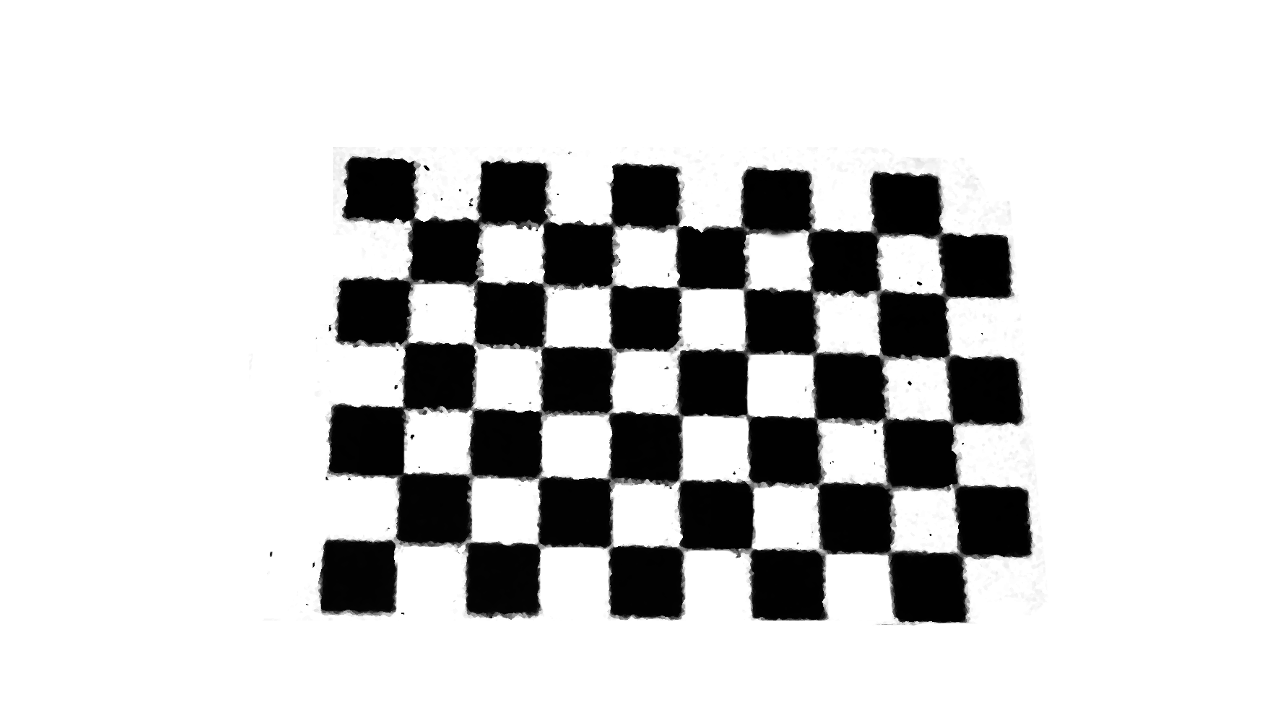
#> input picture calibrage-proj/match/1.png, 1280 x 720 px; its folder holds only this picture in this run
$ python calibrate.py   (Python 2 division)
#> lines starting #> are read from the running program, lines starting #| are printed output that depends on the picture; after the words box and inside, x2 and y2 are one past the last pixel; in counts of white or black regions, pixels touching at a corner belong together
#!/usr/bin/python

import numpy as np
import cv2
import glob

W, H = 9, 6

# termination criteria
criteria = (cv2.TERM_CRITERIA_EPS + cv2.TERM_CRITERIA_MAX_ITER, 30, 0.001)

# prepare object points, like (0,0,0), (1,0,0), (2,0,0) ....,(6,5,0)
objp = np.zeros((H*W,3), np.float32)
objp[:,:2] = np.mgrid[0:W,0:H].T.reshape(-1,2)

# Arrays to store object points and image points from all the images.
objpoints = [] # 3d point in real world space
imgpoints = [] # 2d points in image plane.

images = glob.glob('*.png')

for fname in images:
    img = cv2.imread(fname)
#> img is the input picture: shape (720, 1280, 3); min 0, max 255, mean 209.4
    gray = cv2.cvtColor(img,cv2.COLOR_BGR2GRAY)
    # Find the chess board corners
    ret, corners = cv2.findChessboardCorners(gray, (W,H), None)
#> ret = True; corners = 54 rows, first 8: [412.5, 219.5], [479, 222], [545, 222.5], [613, 225], [677.8, 225.6], [744, 227.5], [807.6, 231], [876.5, 233.5]

    # If found, add object points, image points (after refining them)
    print(fname, ":", ret)
#| 1.png : True
    if ret == True:
        objpoints.append(objp)

        cv2.cornerSubPix(gray,corners,(11,11),(-1,-1),criteria)
        imgpoints.append(corners)

        # Draw and display the corners

        cv2.cornerSubPix(gray,corners,(11,11),(-1,-1),criteria)
        cv2.drawChessboardCorners(img, (W,H), corners ,ret)
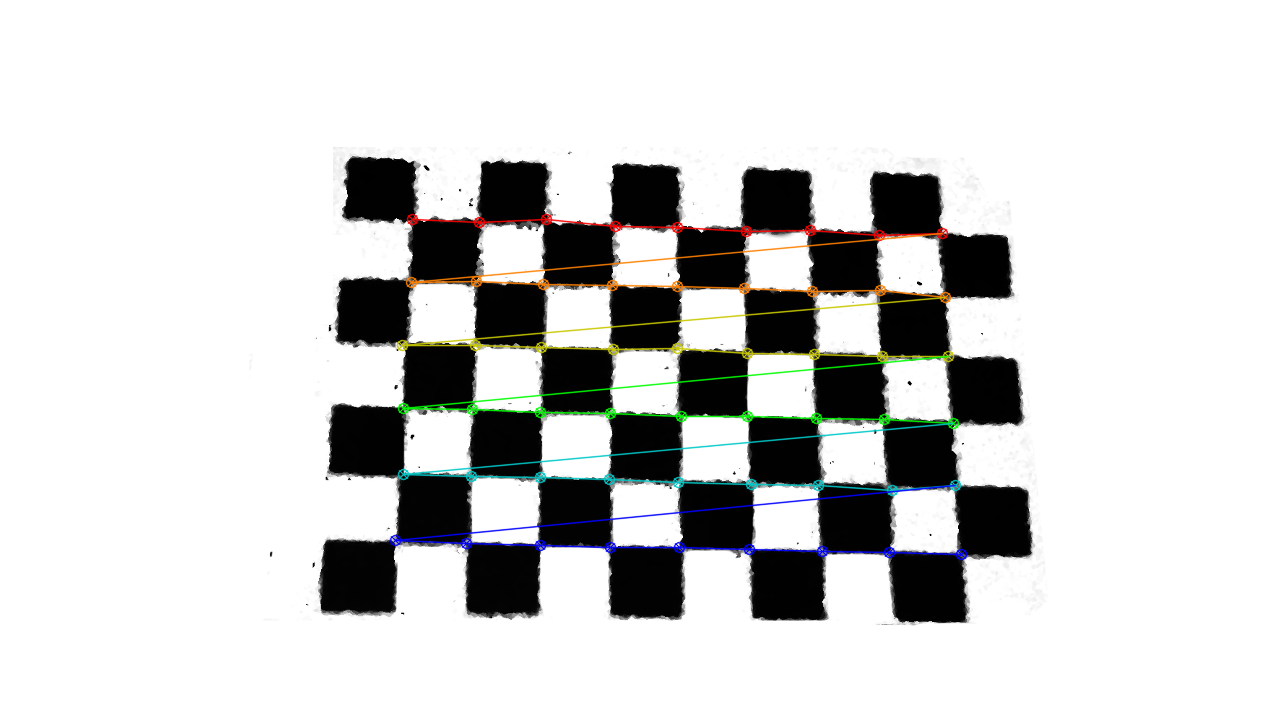
#> img: shape (720, 1280, 3); 2.4% of pixels changed, all inside (x1, y1, x2, y2) = (389, 213, 968, 561)

        # Pour visu
        # cv2.imshow('img',img)
        # cv2.waitKey(0)
        cv2.imwrite('cv-' + fname + '.png', img)

exit()
#> (the program exits here)

$ run again, on calibrage-proj/match/4.png
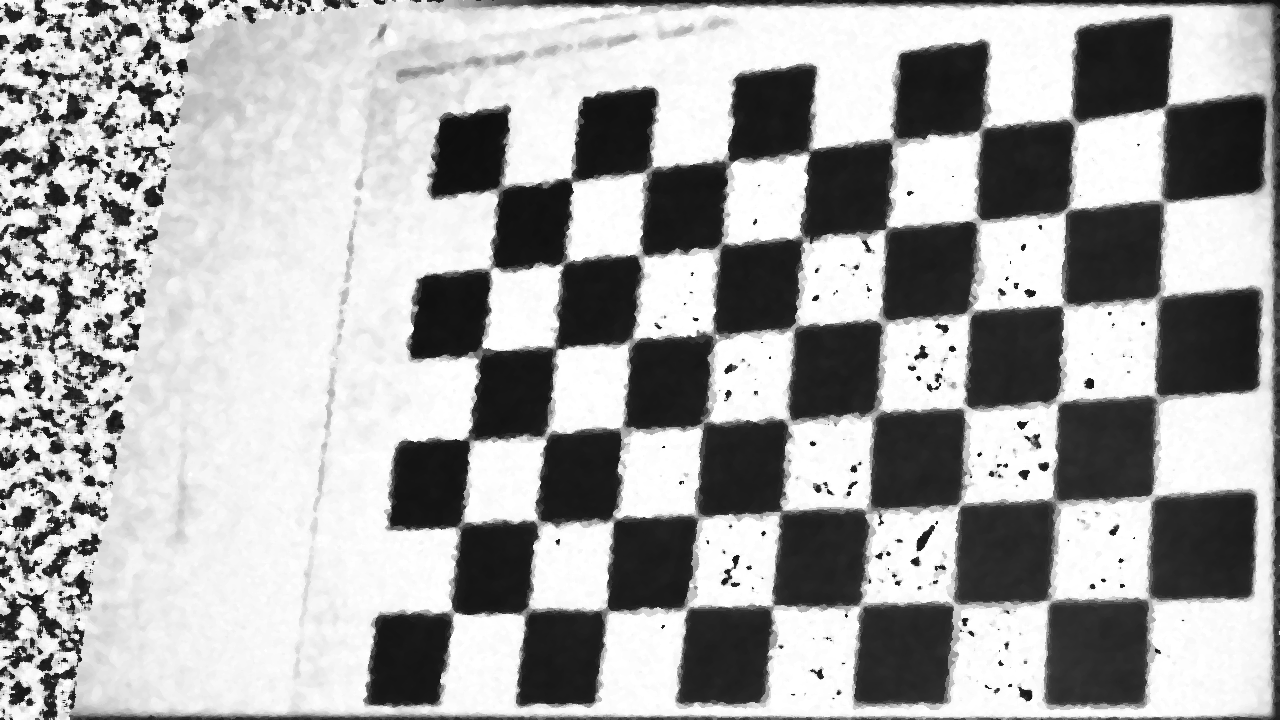
#> input picture calibrage-proj/match/4.png, 1280 x 720 px
#> img is the input picture: shape (720, 1280, 3); min 5, max 255, mean 166.2
#> ret = True; corners = 54 rows, first 8: [499.5, 188], [571.5, 180], [649, 170.5], [728.2, 158.4], [810.5, 151.5], [893.5, 142.5], [981.5, 129], [1073.5, 121]
#| 4.png : True
#> `cv2.drawChessboardCorners(img, (W,H), corners ,ret)`:
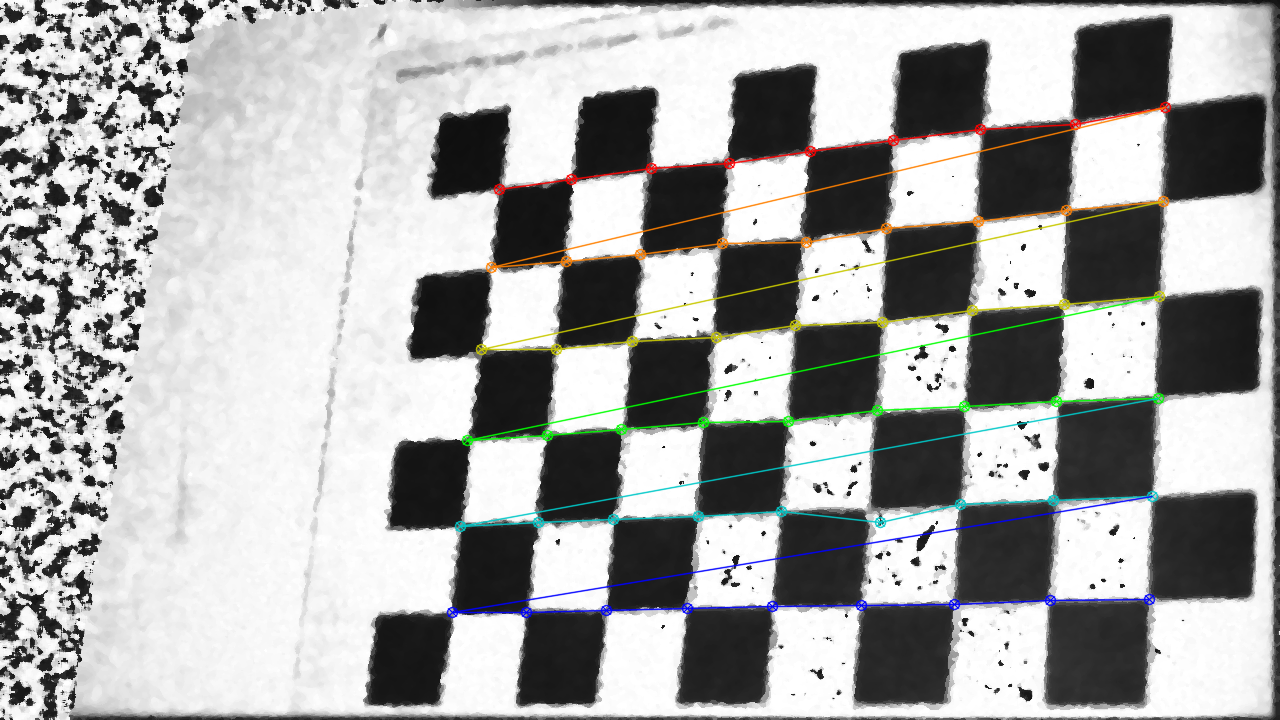
#> img: shape (720, 1280, 3); 2.92% of pixels changed, all inside (x1, y1, x2, y2) = (446, 101, 1172, 619)
